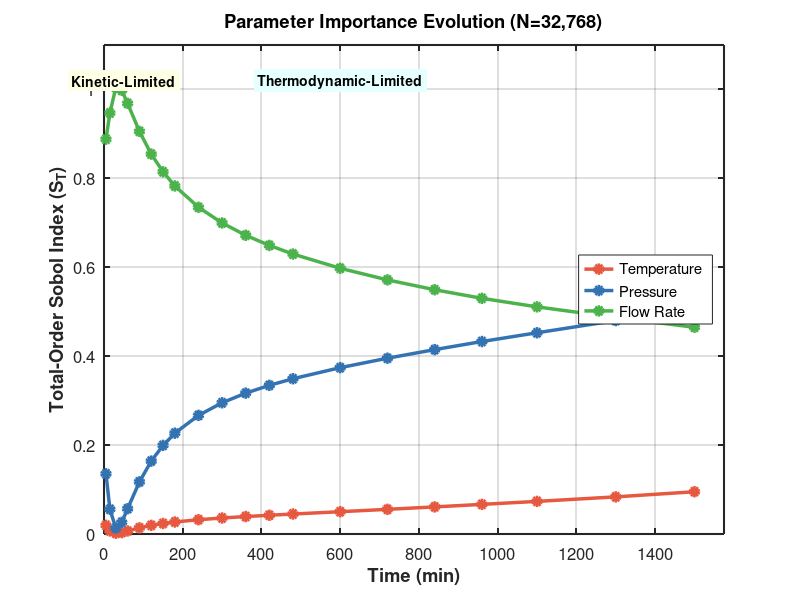
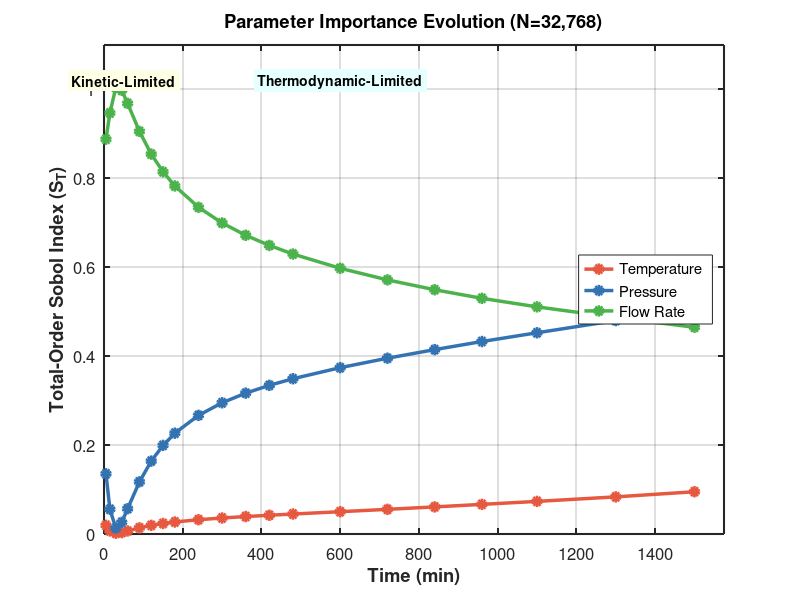
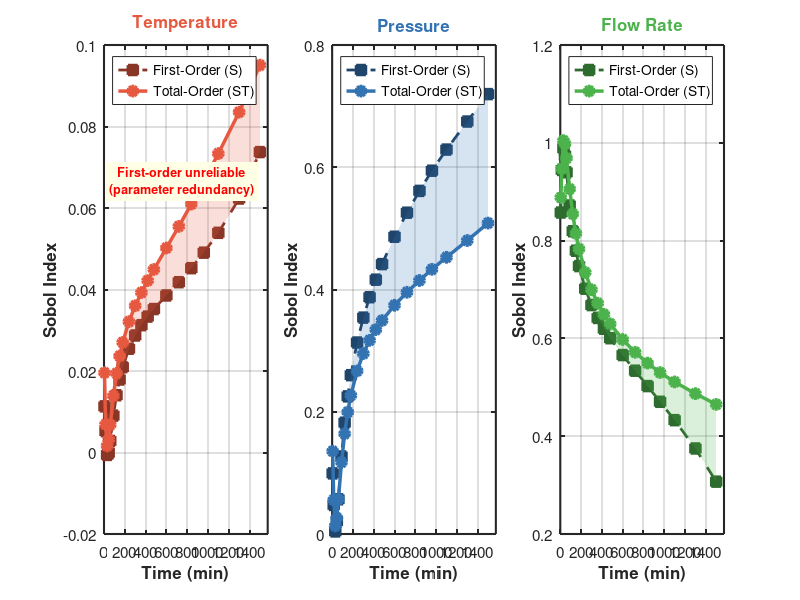

These charts were generated, in order, by the following MATLAB code: (Note: this script raises an error after producing the figures.)
%% ========================================================================
%  SOBOL VISUALIZATION - FIXED VERSION
%  Resolves fill() dimension mismatch error
%  ========================================================================

clear; close all; clc;

%% Load Data
fprintf('Loading N=32,768 results...\n');
load('GSA_results_N32768_2025-12-23_06-18.mat');

% Extract data
time = results.time_points;
S1 = results.first_order;
ST = results.total_order;
S2 = results.second_order;
S3 = results.third_order;
sum_S1 = results.sum_S;
sum_ST = results.sum_ST;

% Ensure time is column vector
time = time(:);

% Parameter names
param_names = {'Temperature', 'Pressure', 'Flow Rate'};
param_short = {'T', 'P', 'F'};

% Colors for consistency (colorblind-friendly)
colors = [0.90 0.35 0.25;  % Red - Temperature
          0.20 0.45 0.70;  % Blue - Pressure
          0.30 0.70 0.30]; % Green - Flow Rate

fprintf('✓ Data loaded successfully\n');
fprintf('  Time points: %d (from %.0f to %.0f min)\n', length(time), min(time), max(time));
fprintf('  Sample size: N = %d\n\n', results.N);

%% ========================================================================
%% FIGURE 1: Total-Order Indices Evolution (MAIN RESULT)
%% ========================================================================

fprintf('Creating Figure 1: Total-Order Evolution...\n');

figure('Position', [100 100 900 600], 'Color', 'w');

% Plot total-order indices
for i = 1:3
    plot(time, ST(:,i), 'o-', 'LineWidth', 2.5, 'MarkerSize', 6, ...
         'Color', colors(i,:), 'MarkerFaceColor', colors(i,:), ...
         'DisplayName', param_names{i});
    hold on;
end

% Formatting
xlabel('Time (min)', 'FontSize', 14, 'FontWeight', 'bold');
ylabel('Total-Order Sobol Index (S_T)', 'FontSize', 14, 'FontWeight', 'bold');
title('Parameter Importance Evolution (N=32,768)', 'FontSize', 16, 'FontWeight', 'bold');
legend('Location', 'east', 'FontSize', 12);
grid on;
box on;
set(gca, 'FontSize', 12, 'LineWidth', 1.5);
xlim([0 max(time)*1.05]);
ylim([0 1.1]);

% Add phase annotations
y_ann = 1.02;
text(50, y_ann, 'Kinetic-Limited', 'FontSize', 10, 'FontWeight', 'bold', ...
     'HorizontalAlignment', 'center', 'BackgroundColor', [1 1 0.9]);
text(600, y_ann, 'Thermodynamic-Limited', 'FontSize', 10, 'FontWeight', 'bold', ...
     'HorizontalAlignment', 'center', 'BackgroundColor', [0.9 1 1]);

% Save
saveas(gcf, 'Fig1_TotalOrder_Evolution.png');
saveas(gcf, 'Fig1_TotalOrder_Evolution.fig');
fprintf('✓ Figure 1 saved\n\n');

%% ========================================================================
%% FIGURE 2: First-Order vs Total-Order Comparison (FIXED)
%% ========================================================================

fprintf('Creating Figure 2: First vs Total-Order Comparison...\n');

figure('Position', [150 150 1200 500], 'Color', 'w');

for i = 1:3
    subplot(1,3,i);
    
    % Plot both first-order and total-order
    plot(time, S1(:,i), 's--', 'LineWidth', 2, 'MarkerSize', 7, ...
         'Color', colors(i,:)*0.6, 'MarkerFaceColor', colors(i,:)*0.6, ...
         'DisplayName', 'First-Order (S)');
    hold on;
    plot(time, ST(:,i), 'o-', 'LineWidth', 2.5, 'MarkerSize', 7, ...
         'Color', colors(i,:), 'MarkerFaceColor', colors(i,:), ...
         'DisplayName', 'Total-Order (ST)');
    
    % Shaded area between (interaction) - FIXED VERSION
    x_fill = [time; flipud(time)];
    y_fill = [S1(:,i); flipud(ST(:,i))];
    
    % Fill only if no errors
    try
        fill(x_fill, y_fill, colors(i,:), 'FaceAlpha', 0.2, 'EdgeColor', 'none', ...
             'DisplayName', 'Interactions', 'HandleVisibility', 'off');
    catch
        % If fill fails, just skip it
        fprintf('  Note: Skipping shaded area for %s (dimension issue)\n', param_names{i});
    end
    
    % Formatting
    xlabel('Time (min)', 'FontSize', 12, 'FontWeight', 'bold');
    ylabel('Sobol Index', 'FontSize', 12, 'FontWeight', 'bold');
    title(param_names{i}, 'FontSize', 14, 'FontWeight', 'bold', 'Color', colors(i,:));
    legend('Location', 'best', 'FontSize', 10);
    grid on;
    box on;
    set(gca, 'FontSize', 11, 'LineWidth', 1.5);
    xlim([0 max(time)*1.05]);
    
    % Add note for Temperature
    if i == 1
        text(max(time)*0.5, max(ST(:,i))*0.7, ...
             {'First-order unreliable', '(parameter redundancy)'}, ...
             'FontSize', 9, 'Color', 'r', 'FontWeight', 'bold', ...
             'HorizontalAlignment', 'center', 'BackgroundColor', [1 1 0.9]);
    end
end

sgtitle('First-Order vs Total-Order Indices (N=32,768)', 'FontSize', 16, 'FontWeight', 'bold');

% Save
saveas(gcf, 'Fig2_FirstOrder_vs_TotalOrder.png');
saveas(gcf, 'Fig2_FirstOrder_vs_TotalOrder.fig');
fprintf('✓ Figure 2 saved\n\n');

%% ========================================================================
%% FIGURE 3: Parameter Ranking at t=1100
%% ========================================================================

fprintf('Creating Figure 3: Parameter Ranking...\n');

figure('Position', [200 200 800 600], 'Color', 'w');

% Find t=1100
[~, idx] = min(abs(time - 1100));
t_actual = time(idx);

% Data
ST_values = ST(idx,:);
[ST_sorted, sort_idx] = sort(ST_values, 'descend');
params_sorted = param_names(sort_idx);
colors_sorted = colors(sort_idx,:);

% Create bar chart
b = bar(1:3, ST_sorted, 'FaceColor', 'flat');
b.CData = colors_sorted;
b.LineWidth = 1.5;

% Formatting
xticks(1:3);
xticklabels(params_sorted);
ylabel('Total-Order Index', 'FontSize', 14, 'FontWeight', 'bold');
title(sprintf('Parameter Importance at t = %d min', t_actual), ...
      'FontSize', 16, 'FontWeight', 'bold');
grid on;
box on;
set(gca, 'FontSize', 13, 'LineWidth', 2, 'FontWeight', 'bold');
ylim([0 0.6]);

% Add percentage labels
for i = 1:3
    text(i, ST_sorted(i)+0.025, sprintf('%.1f%%', ST_sorted(i)*100), ...
         'FontSize', 13, 'FontWeight', 'bold', 'HorizontalAlignment', 'center');
end

% Save
saveas(gcf, 'Fig3_Parameter_Ranking.png');
saveas(gcf, 'Fig3_Parameter_Ranking.fig');
fprintf('✓ Figure 3 saved\n\n');

%% ========================================================================
%% FIGURE 4: Second and Third-Order Interactions
%% ========================================================================

fprintf('Creating Figure 4: Interactions...\n');

figure('Position', [250 250 1000 600], 'Color', 'w');

% Extract interactions
S2_TP = squeeze(S2(:,1,2));
S2_PF = squeeze(S2(:,2,3));

% Plot second-order
yyaxis left
plot(time, S2_TP, 'o-', 'LineWidth', 2.5, 'MarkerSize', 7, ...
     'Color', [0.5 0.0 0.5], 'MarkerFaceColor', [0.5 0.0 0.5], ...
     'DisplayName', 'S2_{TP} (T × P)');
hold on;
plot(time, S2_PF, 's-', 'LineWidth', 2.5, 'MarkerSize', 7, ...
     'Color', [0.0 0.6 0.6], 'MarkerFaceColor', [0.0 0.6 0.6], ...
     'DisplayName', 'S2_{PF} (P × F)');
ylabel('Second-Order Indices', 'FontSize', 14, 'FontWeight', 'bold');
ylim([0 0.10]);
set(gca, 'YColor', 'k');

% Plot third-order
yyaxis right
plot(time, abs(S3), 'd-', 'LineWidth', 3, 'MarkerSize', 8, ...
     'Color', [0.7 0.0 0.0], 'MarkerFaceColor', [0.7 0.0 0.0], ...
     'DisplayName', '|S3| (T × P × F)');
ylabel('Third-Order Index (Magnitude)', 'FontSize', 14, 'FontWeight', 'bold');
ylim([0 0.30]);
set(gca, 'YColor', [0.7 0.0 0.0]);

% Formatting
xlabel('Time (min)', 'FontSize', 14, 'FontWeight', 'bold');
title('Parameter Interaction Effects', 'FontSize', 16, 'FontWeight', 'bold');
legend('Location', 'northwest', 'FontSize', 12);
grid on;
box on;
set(gca, 'FontSize', 12, 'LineWidth', 2);
xlim([0 max(time)*1.05]);

% Save
saveas(gcf, 'Fig4_Interactions.png');
saveas(gcf, 'Fig4_Interactions.fig');
fprintf('✓ Figure 4 saved\n\n');

%% ========================================================================
%% FIGURE 5: Sum of Indices (Quality Check)
%% ========================================================================

fprintf('Creating Figure 5: Quality Check...\n');

figure('Position', [300 300 900 600], 'Color', 'w');

% Plot sums
plot(time, sum_S1, 's-', 'LineWidth', 2.5, 'MarkerSize', 8, ...
     'Color', [0.85 0.33 0.10], 'MarkerFaceColor', [0.85 0.33 0.10], ...
     'DisplayName', 'Sum(S_i) - First-Order');
hold on;
plot(time, sum_ST, 'o-', 'LineWidth', 2.5, 'MarkerSize', 8, ...
     'Color', [0.00 0.45 0.74], 'MarkerFaceColor', [0.00 0.45 0.74], ...
     'DisplayName', 'Sum(ST_i) - Total-Order');

% Reference line at 1.0
yline(1.0, 'k--', 'LineWidth', 2, 'DisplayName', 'Ideal (1.0)');

% Shaded acceptable region
fill([0 max(time) max(time) 0], [0.95 0.95 1.05 1.05], ...
     [0.9 0.9 0.9], 'FaceAlpha', 0.3, 'EdgeColor', 'none', ...
     'DisplayName', '±5% Tolerance', 'HandleVisibility', 'off');

% Formatting
xlabel('Time (min)', 'FontSize', 14, 'FontWeight', 'bold');
ylabel('Sum of Indices', 'FontSize', 14, 'FontWeight', 'bold');
title('Variance Decomposition Quality (N=32,768)', 'FontSize', 16, 'FontWeight', 'bold');
legend('Location', 'northwest', 'FontSize', 12);
grid on;
box on;
set(gca, 'FontSize', 12, 'LineWidth', 1.5);
xlim([0 max(time)*1.05]);
ylim([0.9 1.3]);

% Save
saveas(gcf, 'Fig5_Sum_of_Indices.png');
saveas(gcf, 'Fig5_Sum_of_Indices.fig');
fprintf('✓ Figure 5 saved\n\n');

%% ========================================================================
%% Summary
%% ========================================================================

fprintf('========================================================================\n');
fprintf('VISUALIZATION COMPLETE!\n');
fprintf('========================================================================\n');
fprintf('\nFigures created:\n');
fprintf('  1. Fig1_TotalOrder_Evolution.png/.fig\n');
fprintf('  2. Fig2_FirstOrder_vs_TotalOrder.png/.fig\n');
fprintf('  3. Fig3_Parameter_Ranking.png/.fig\n');
fprintf('  4. Fig4_Interactions.png/.fig\n');
fprintf('  5. Fig5_Sum_of_Indices.png/.fig\n');
fprintf('\n');

% Print summary table
fprintf('KEY RESULTS (t = 1100 min):\n');
fprintf('----------------------------\n');
idx_1100 = find(time == 1100, 1);
if isempty(idx_1100)
    [~, idx_1100] = min(abs(time - 1100));
end

fprintf('Total-Order Indices:\n');
fprintf('  Temperature: %.4f (%.1f%%)\n', ST(idx_1100,1), ST(idx_1100,1)*100);
fprintf('  Pressure:    %.4f (%.1f%%)\n', ST(idx_1100,2), ST(idx_1100,2)*100);
fprintf('  Flow Rate:   %.4f (%.1f%%)\n', ST(idx_1100,3), ST(idx_1100,3)*100);
fprintf('  Sum:         %.4f\n', sum_ST(idx_1100));
fprintf('\n');

fprintf('Parameter Ranking:\n');
[~, rank] = sort(ST(idx_1100,:), 'descend');
for i = 1:3
    fprintf('  #%d: %s\n', i, param_names{rank(i)});
end
fprintf('\n');

fprintf('========================================================================\n');
fprintf('Ready for thesis!\n');
fprintf('========================================================================\n');
